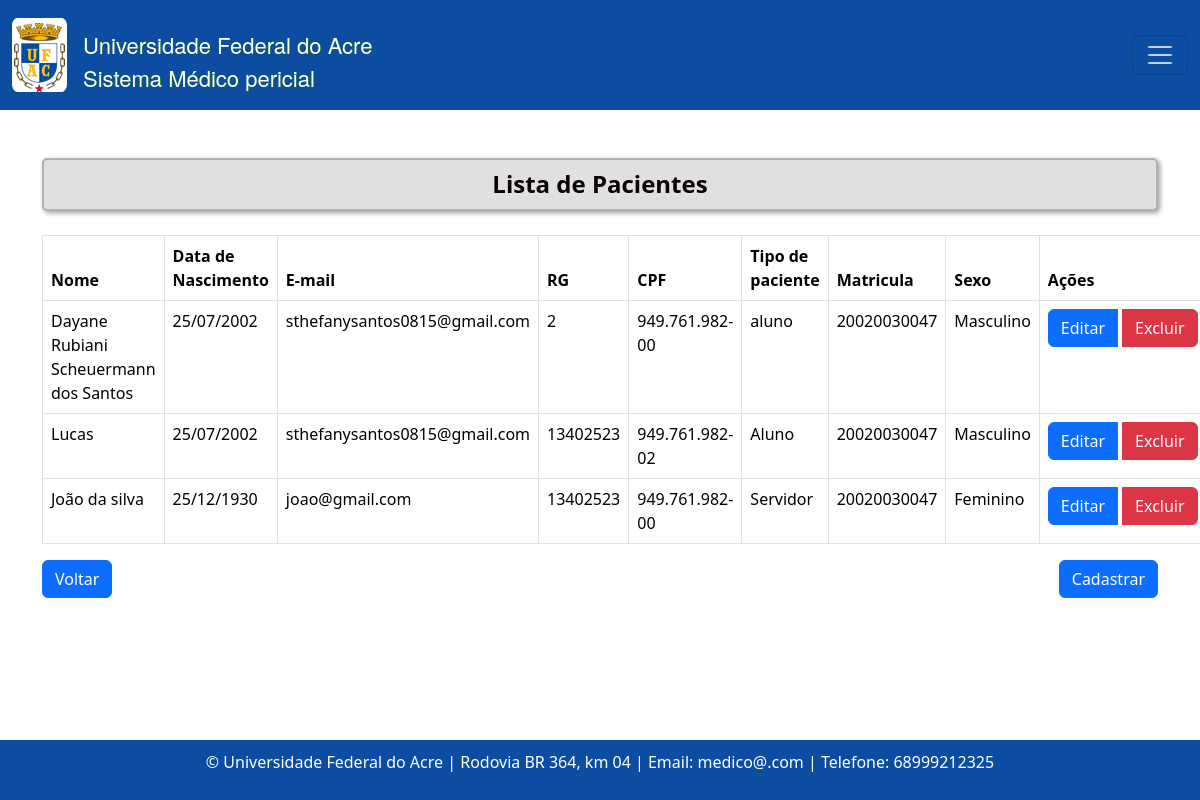
Before: /pacientes/ with the older database file.
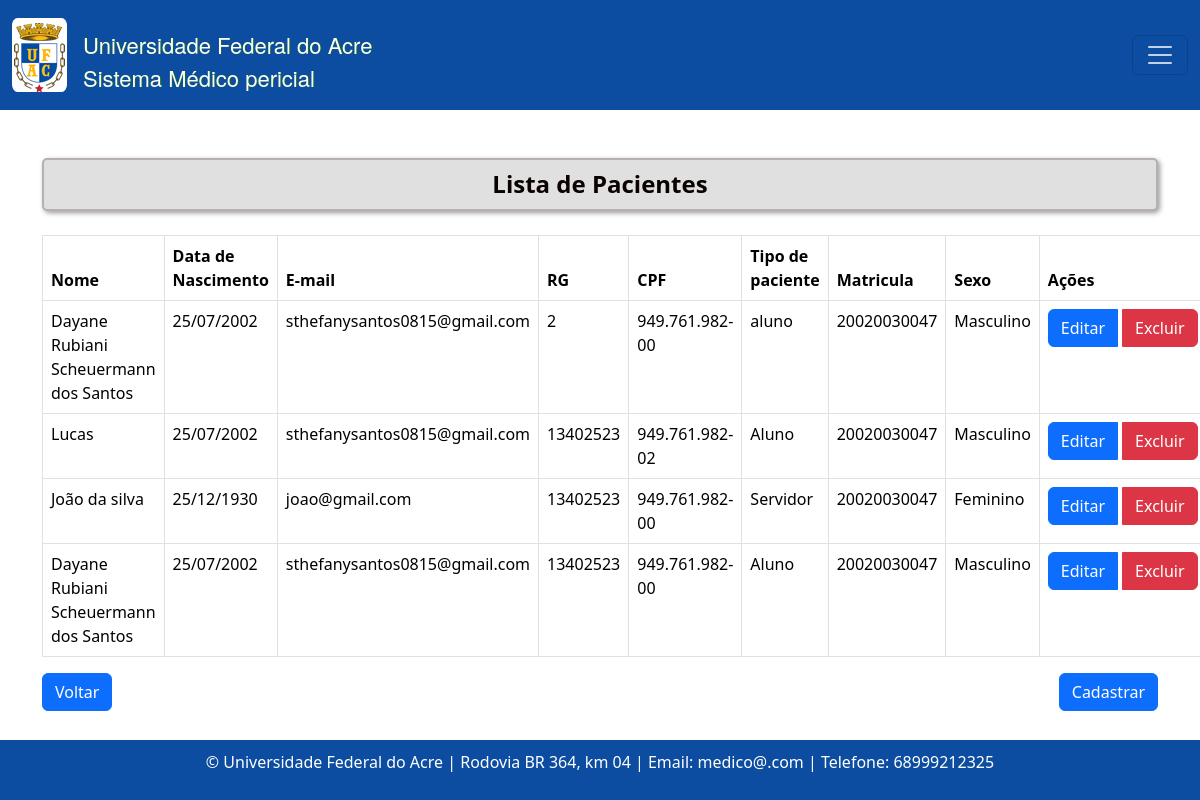
After: the same page with the newer database file.
### consulta/models.py (models this page shows, shortened)
class Paciente(models.Model):
    nome = models.CharField(max_length=100)
    data_nascimento = models.DateField()
    email = models.EmailField()
    rg = models.CharField(max_length=20)
    cpf = models.CharField(max_length=14)
    sexo = models.CharField(max_length=1, choices=[('M', 'Masculino'), ('F', 'Feminino')])
    matricula = models.CharField(max_length=20)
    TIPO_PACIENTE_CHOICES = [
        ('Aluno', 'Aluno'),
        ('Servidor', 'Servidor'),
        ('Outro', 'Outro'),
    ]
    tipo_paciente = models.CharField(max_length=20, choices=TIPO_PACIENTE_CHOICES)
    cargo_funcao = models.CharField(max_length=50, default='', blank=True, null=True,)
    cep = models.CharField(max_length=9)
    cidade = models.CharField(max_length=50)
    bairro = models.CharField(max_length=50, default='')
    uf = models.CharField(max_length=2)
    numero = models.CharField(max_length=10)
    ddd_telefone = models.CharField(max_length=3)
    complemento = models.CharField(max_length=100, blank=True, null=True, default='')  # Adicionando o valor padrão aqui

### consulta/views.py (the view)
# urls.py: path('pacientes/', listar_pacientes, name= 'pacienteListagem' ),
def listar_pacientes(request):
    pacientes = Paciente.objects.all()
    return render(request, 'consultas/listagem_pacientes.html', {'pacientes': pacientes})

### templates/consultas/listagem_pacientes.html (shortened to what this page needs)
{% extends "base.html" %}
{% block content %}
  <h4 class="text-center mb-4 custom-title">Lista de Pacientes</h4>
  <table class="table table-bordered">
    <thead>
      <tr>
        <th>Nome</th>
        <th>Data de Nascimento</th>
        <th>E-mail</th>
        <th>RG</th>
        <th>CPF</th>
        <th>Tipo de paciente</th>
        <th>Matricula</th>
        <th>Sexo</th>
        <th>Ações</th>
      </tr>
    </thead>
    <tbody>
      {% for paciente in pacientes %}
      <tr class="paciente-row">
        <td>{{ paciente.nome }}</td>
        <td>{{ paciente.data_nascimento | date:"d/m/Y "}}</td>
        <td>{{ paciente.email }}</td>
        <td>{{ paciente.rg }}</td>
        <td>{{ paciente.cpf }}</td>
        <td>{{ paciente.tipo_paciente }}</td>
        <td>{{ paciente.matricula }}</td>
        <td>{{ paciente.get_sexo_display }}</td>
        <td>
          <div class="btn-group" role="group" aria-label="Ações">
            <a href="{% url 'pacienteEditar' paciente.id %}" class="btn btn-primary">Editar</a>
            <a href="{% url 'pacienteExcluir' paciente.id %}" class="btn btn-danger ms-1">Excluir</a>
        </div>
        </td>
      </tr>
      {% endfor %}
    </tbody>
  </table>
  <div class="d-flex justify-content-between">
    <a class="btn btn-primary" href="{% url 'home' %}">Voltar</a>
    <a class="btn btn-primary" href="{% url 'pacienteCreate'  %}">Cadastrar</a>
  </div>
{% endblock %}

Changed rows visible on the page:
added Paciente: nome "Dayane Rubiani Scheuermann dos Santos", data_nascimento "25/07/2002", email "sthefanysantos0815@gmail.com", rg "13402523", cpf "949.761.982-00", tipo_paciente "Aluno", matricula "20020030047", sexo "Masculino"
